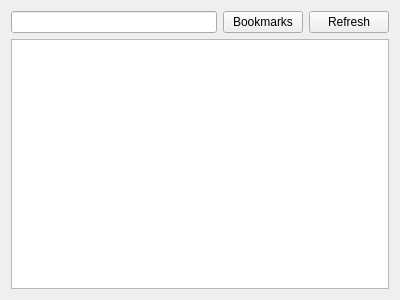
<?xml version="1.0" encoding="UTF-8"?>
<ui version="4.0">
 <class>StationsListWidget</class>
 <widget class="QWidget" name="StationsListWidget">
  <property name="geometry">
   <rect>
    <x>0</x>
    <y>0</y>
    <width>400</width>
    <height>300</height>
   </rect>
  </property>
  <property name="windowTitle">
   <string>Form</string>
  </property>
  <layout class="QGridLayout" name="gridLayout">
   <item row="0" column="0">
    <widget class="QLineEdit" name="lineEdit"/>
   </item>
   <item row="0" column="2">
    <widget class="QPushButton" name="refreshButton">
     <property name="text">
      <string>Refresh</string>
     </property>
    </widget>
   </item>
   <item row="1" column="0" colspan="3">
    <widget class="StationsListView" name="listView">
     <property name="alternatingRowColors">
      <bool>true</bool>
     </property>
     <property name="selectionRectVisible">
      <bool>true</bool>
     </property>
    </widget>
   </item>
   <item row="0" column="1">
    <widget class="QPushButton" name="bookmarksButton">
     <property name="text">
      <string>Bookmarks</string>
     </property>
     <property name="icon">
      <iconset resource="res/lugdulov.qrc">
       <normaloff>:/res/favorites.png</normaloff>:/res/favorites.png</iconset>
     </property>
     <property name="checkable">
      <bool>true</bool>
     </property>
    </widget>
   </item>
  </layout>
 </widget>
 <customwidgets>
  <customwidget>
   <class>StationsListView</class>
   <extends>QListView</extends>
   <header>stationslistview.h</header>
  </customwidget>
 </customwidgets>
 <resources>
  <include location="res/lugdulov.qrc"/>
 </resources>
 <connections/>
</ui>
